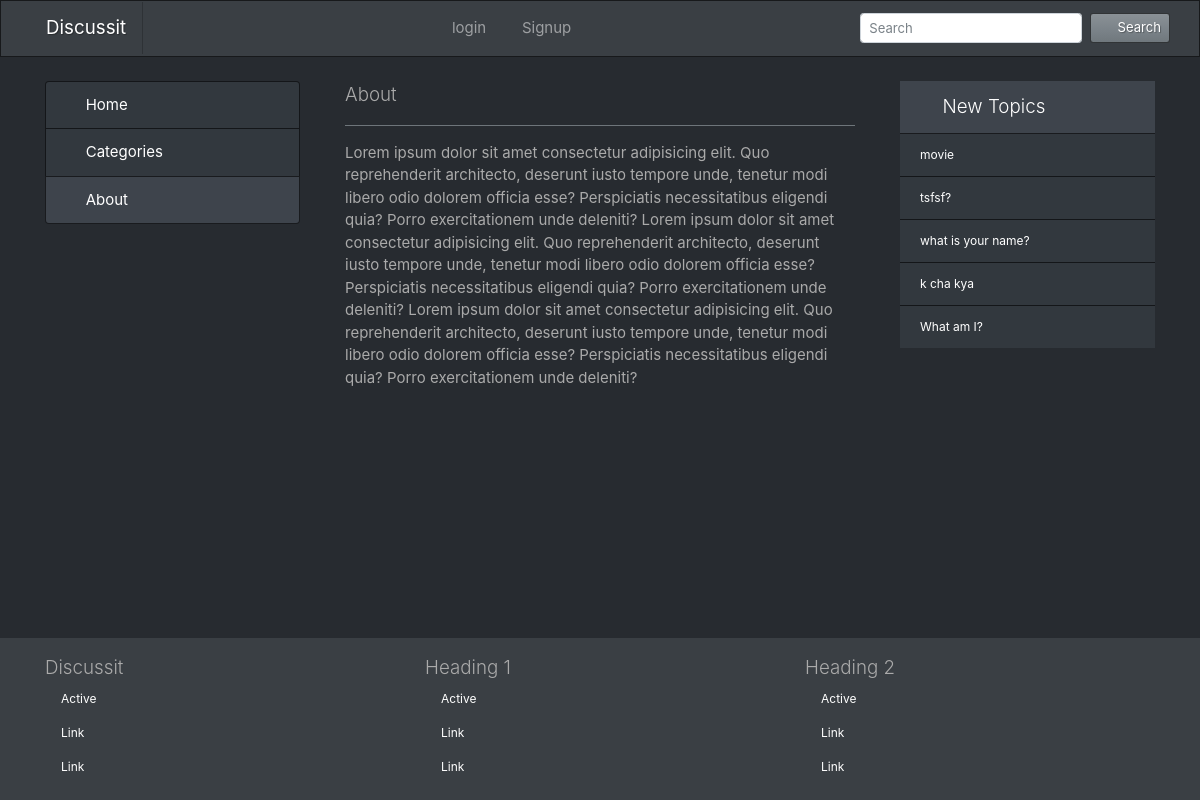
The page /about/ on the database its author committed.
### qna/models.py (models this page shows, shortened)
class Question(models.Model):
    title = models.TextField()
    body = models.TextField()
    category = models.ForeignKey(Category, on_delete=models.CASCADE)
    creator = models.ForeignKey(User, on_delete=models.CASCADE)
    pub_date = models.DateTimeField(auto_now_add=True)
    verefied = models.BooleanField(default = 0)
    seen = models.BooleanField(default = 0)

### qna/views.py (the view)
# urls.py: path('about/',views.about_view,name="about_page"),
def about_view(request):
    new = Question.objects.all().order_by('-pub_date')[:5]
    context = {
        'about_active' : 'active',
        'new' : new,
    }
    return render(request,'about.html',context)

### qna/templates/about.html
{% extends 'qna/base.html' %}
{% block header %}
<div class="lead">
    About
</div>
{% endblock header %}
{% block content %}
<div>
    Lorem ipsum dolor sit amet consectetur
    adipisicing elit. Quo reprehenderit architecto,
    deserunt iusto tempore unde, tenetur modi libero
    odio dolorem officia esse? Perspiciatis necessitatibus
    eligendi quia? Porro exercitationem unde deleniti?
    Lorem ipsum dolor sit amet consectetur
    adipisicing elit. Quo reprehenderit architecto,
    deserunt iusto tempore unde, tenetur modi libero
    odio dolorem officia esse? Perspiciatis necessitatibus
    eligendi quia? Porro exercitationem unde deleniti?
    Lorem ipsum dolor sit amet consectetur
    adipisicing elit. Quo reprehenderit architecto,
    deserunt iusto tempore unde, tenetur modi libero
    odio dolorem officia esse? Perspiciatis necessitatibus
    eligendi quia? Porro exercitationem unde deleniti?
</div>
{% endblock content %}

### templates/qna/base.html (shortened to what this page needs)
<!DOCTYPE html>
<html lang="en">
{% load static %}
<head>
    <link rel="stylesheet" href="{% static 'assets/bootstrap/css/bootstrap.min.css' %}">
    <link rel="stylesheet" href="{% static 'assets/fontawesome/css/all.min.css' %}">
    <link rel="stylesheet" href="{% static 'assets/custom/css/footer.css' %}">
</head>
<body>
    <div class="main-container">
        <nav class="navbar navbar-expand-lg navbar-dark bg-primary">
            <div class="container">
                <a class="navbar-brand" href="{% url 'home_page' %}">Discussit</a>
                <div class="collapse navbar-collapse" id="mainnavbar">
                    <ul class="navbar-nav mx-auto">
                        {% if user.is_authenticated %}
                        <li class="nav-item dropdown show" style="cursor: pointer">
                            <a class="nav-link dropdown-toggle" data-toggle="dropdown" role="button"><i class="fas fa-user-circle text-success mr-2"></i>Welcome, {{user.username}}</a>
                            <div class="dropdown-menu">
                                <a class="dropdown-item" href="#"><i class="fas fa-user mr-2"></i>Profile</a>
                                <div class="dropdown-divider"></div>
                                <form action="{% url 'logout_page' %}" method="GET">
                                    <input type="hidden" name="next" value="{{request.path}}">
                                    <button type="submit" class="dropdown-item"><i class="fas fa-sign-out-alt mr-2"></i>Logout</button>
                                </form>
                            </div>
                        </li>
                        {% else %}
                        <li class="nav-item {{login_active}}">
                            <form action="{% url 'login_page' %}" method="GET">
                                <button type="submit" class="bg-primary nav-link border-0"><i class="fas fa-sign-in-alt mr-2"></i>login</button>
                            </form>
                        </li>
                        <li class="nav-item {{signup_active}}">
                            <form action="{% url 'signup_page' %}" method="GET">
                                <button type="submit" class="bg-primary nav-link border-0"><i class="fas fa-user-plus mr-2"></i>Signup</button>
                            </form>
                        </li>
                        {% endif %}
                    </ul>
                    <form class="form-inline my-2 my-lg-0" method="POST" action="{% url 'search_page' %}">
                        <input class="form-control form-control-sm mr-sm-2" type="text" placeholder="Search" name="searchword" value="{{prefilled_keyword}}">
                        <button class="btn btn-sm btn-secondary my-2 my-sm-0" type="submit"><i
                                class="fas fa-search mr-2"></i>Search</button>
                    </form>
                </div>
            </div>
        </nav>
        <main>
            <div class="container mt-4">
                <div class="row">
                    <div class="col-12 col-md-4 col-lg-3 mb-5">
                        <div class="list-group">
                            <a href="{% url 'home_page' %}"
                                class="list-group-item list-group-item-action {{home_active}}">
                                <i class="fas fa-home mr-2"></i>Home
                            </a>
                            <a href="{% url 'category_page' %}"
                                class="list-group-item list-group-item-action {{category_active}}">
                                <i class="fas fa-layer-group mr-2"></i>Categories
                            </a>
                            <a href="{% url 'about_page' %}"
                                class="list-group-item list-group-item-action {{about_active}}">
                                <i class="fas fa-question mr-2"></i>About
                            </a>
                        </div>
                    </div>
                    <div class="col-12 col-md-8 col-lg-6 mb-5">
                        <div class="container">
                            <div>
                                {% block header %}
                                {% endblock header %}
                            </div>
                            <hr class="bg-secondary">
                            {% block content %}
                            {% endblock content %}
                        </div>
                    </div>
                    <div class="col-12 col-md-12 col-lg-3 mb-5">
                        <ul class="list-group list-group-flush small">
                            <li class="list-group-item active lead"><i class="text-danger fas fa-fire mr-2"></i>New
                                Topics</li>
                            {% for new in new %}
                            <a href="{% url 'question_page' new.id %}" class="list-group-item">
                                {{new.title}}
                            </a>
                            {% endfor %}
                        </ul>
                    </div>
                </div>
            </div>
        </main>
        <footer class="bg-primary py-3">
            <div class="container">
                <div class="row">
                    <div class="col-4">
                        <ul class="nav flex-column small">
                            <li class="nav-item lead">
                                Discussit
                            </li>
                            <li class="nav-item">
                                <a class="nav-link active" href="#">Active</a>
                            </li>
                            <li class="nav-item">
                                <a class="nav-link" href="#">Link</a>
                            </li>
                            <li class="nav-item">
                                <a class="nav-link" href="#">Link</a>
                            </li>
                        </ul>
                    </div>
                    <div class="col-4">
                        <ul class="nav flex-column small">
                            <li class="nav-item lead">
                                Heading 1
                            </li>
                            <li class="nav-item">
                                <a class="nav-link active" href="#">Active</a>
                            </li>
                            <li class="nav-item">
                                <a class="nav-link" href="#">Link</a>
                            </li>
                            <li class="nav-item">
                                <a class="nav-link" href="#">Link</a>
                            </li>
                        </ul>
                    </div>
                    <div class="col-4">
                        <ul class="nav flex-column small">
                            <li class="nav-item lead">
                                Heading 2
                            </li>
                            <li class="nav-item">
                                <a class="nav-link" href="#">Active</a>
                            </li>
                            <li class="nav-item">
                                <a class="nav-link" href="#">Link</a>
                            </li>
                            <li class="nav-item">
                                <a class="nav-link" href="#">Link</a>
                            </li>
                        </ul>
                    </div>
                </div>
            </div>
        </footer>
    </div>
</body>
</html>

### discussion/static/assets/custom/css/footer.css (style rules this page uses)
html, body { height: 100%; position: relative; }
.main-container { min-height: 100vh; overflow: hidden; display: block; position: relative; padding-bottom: 190px; }
footer { position: absolute; bottom: 0; width: 100%; }

### rows shown on the page
Question: title "movie"
Question: title "tsfsf?"
Question: title "what is your name?"
Question: title "k cha kya"
Question: title "What am I?"
